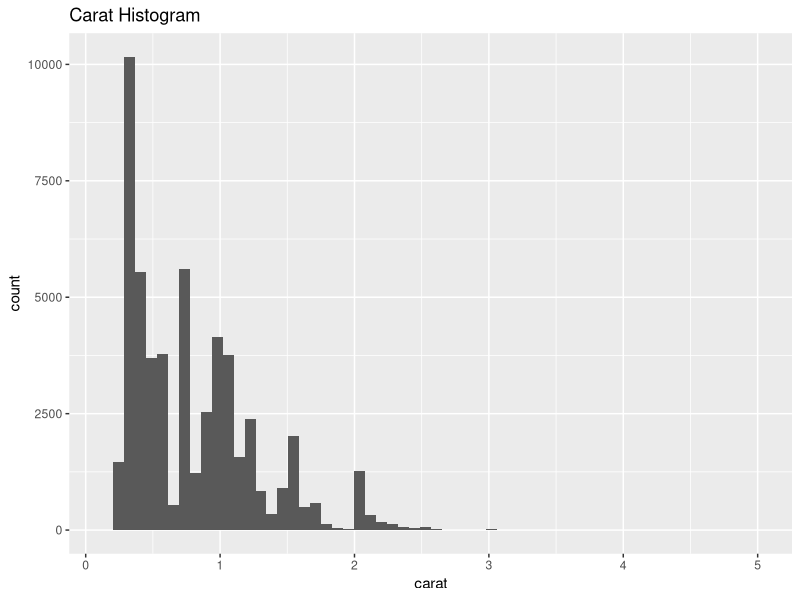
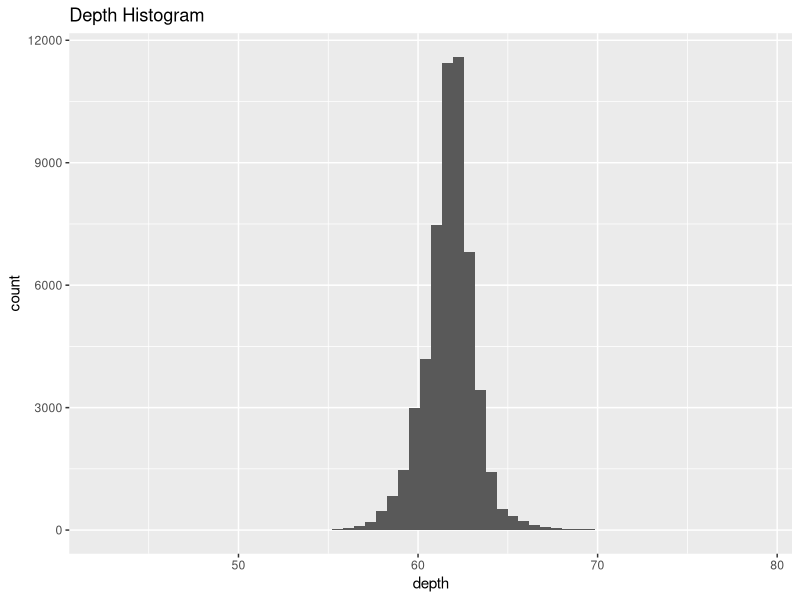
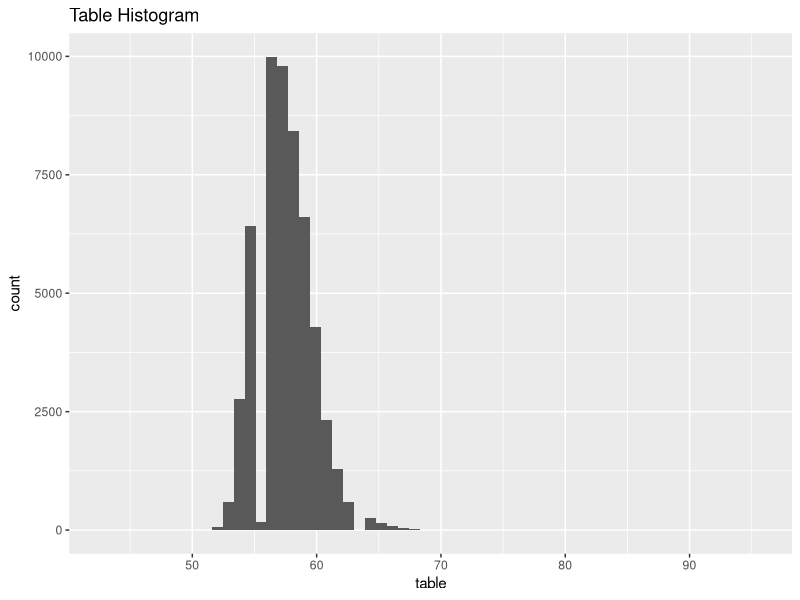
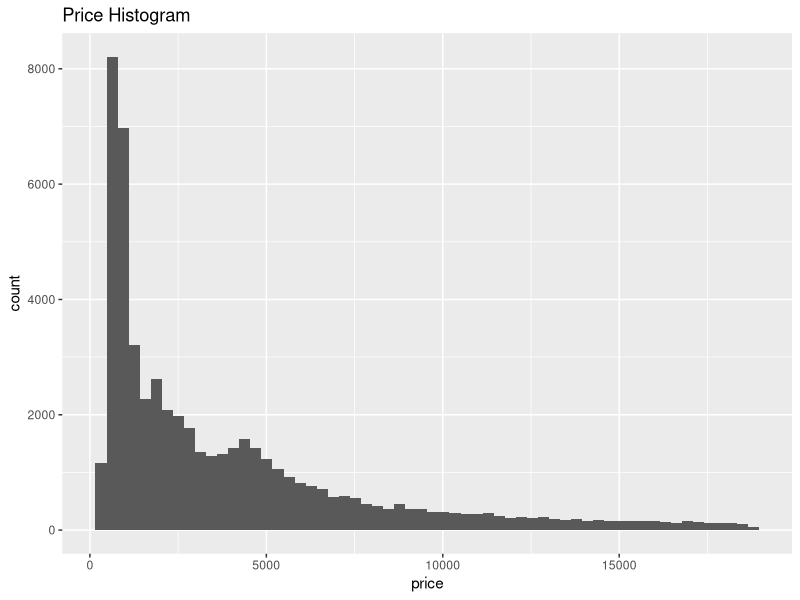
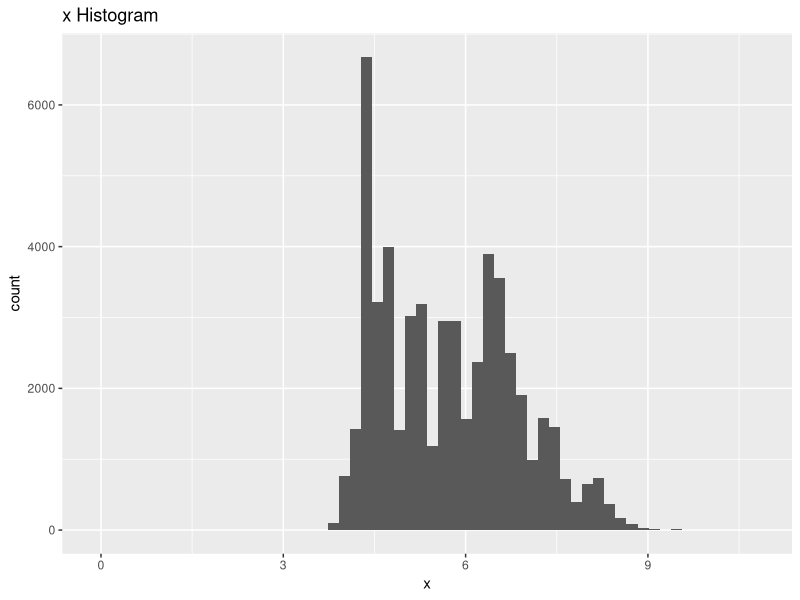
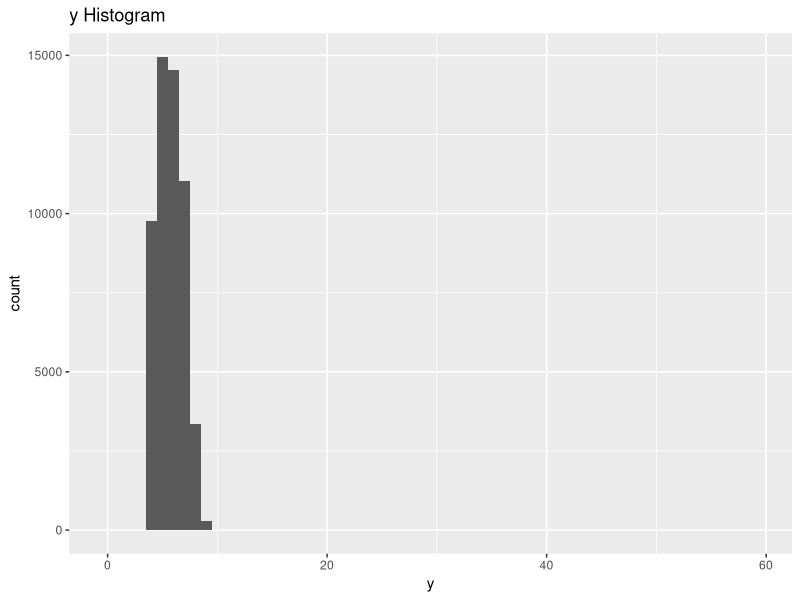
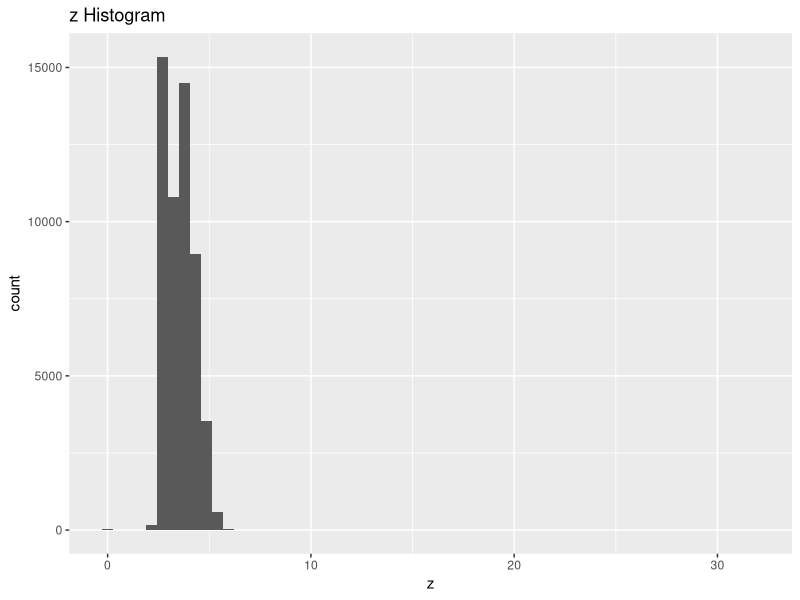
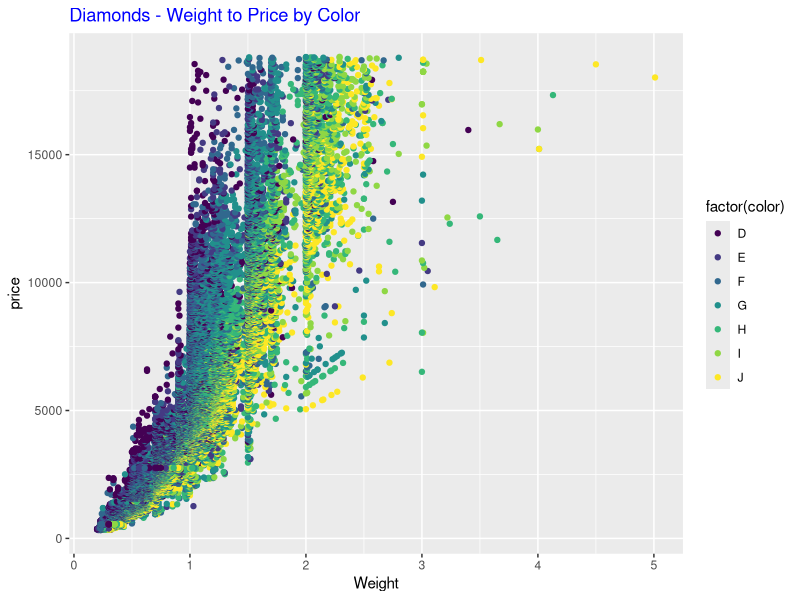

Recreate these plots in R, in order.
## ---- chunk 1
require(ggplot2)
#1 	Create a histogram for every numeric column	in the diamonds	dataset
ggplot(diamonds,aes(carat))+geom_histogram(bins = 60)+ggtitle("Carat Histogram")
#apply ggplot to the numeric column 'carat' of data set "diamonds". using geom_histogram to create histogram and add details about the histogrm behind by '+'

ggplot(diamonds,aes(depth))+geom_histogram(bins = 60)+ggtitle("Depth Histogram")
#apply ggplot to the numeric column 'depth' of data set "diamonds". using geom_histogram to create histogram and add details about the histogrm behind by '+'

ggplot(diamonds,aes(table))+geom_histogram(bins = 60)+ggtitle("Table Histogram")
#apply ggplot to the numeric column 'table' of data set "diamonds". using geom_histogram to create histogram and add details about the histogrm behind by '+'

ggplot(diamonds,aes(price))+geom_histogram(bins = 60)+ggtitle("Price Histogram")
#apply ggplot to the numeric column 'price' of data set "diamonds". using geom_histogram to create histogram and add details about the histogrm behind by '+'

ggplot(diamonds,aes(x))+geom_histogram(bins = 60)+ggtitle("x Histogram")
#apply ggplot to the numeric column 'x' of data set "diamonds". using geom_histogram to create histogram and add details about the histogrm behind by '+'

ggplot(diamonds,aes(y))+geom_histogram(bins = 60)+ggtitle("y Histogram")
#apply ggplot to the numeric column 'y' of data set "diamonds". using geom_histogram to create histogram and add details about the histogrm behind by '+'

ggplot(diamonds,aes(z))+geom_histogram(bins = 60)+ggtitle("z Histogram")
#apply ggplot to the numeric column 'z' of data set "diamonds". using geom_histogram to create histogram and add details about the histogrm behind by '+'

#2 Create a simple scatter plot of Weight and Price using Color as a facet.
ggplot(diamonds, aes(x = carat, y = price, colour = factor(color))) + geom_point()+xlab("Weight")+labs(title="Diamonds - Weight to Price by Color")+theme(plot.title = element_text(colour = "blue"))
#apply ggplot to the data set "diamonds". set x-axis be the data of carat and y-axis be the data of price by 'aes' function to create the list of unevaluated expression,and for scatter plot we use'geom_point'.finally add all details behind about the label,title and color by function 'lab' ond 'theme'.

#3Remove the non-linearity and replot
ggplot(diamonds, aes(x=log(carat), y=log(price), colour = factor(color)))+ geom_point()+xlab("Weight")+ylab("Price")+labs(title="Diamonds - Weight to Price (Linear)")+theme(plot.title = element_text(colour = "blue"))
#apply ggplot to the data set "diamonds". set x-axis be the log of carat and y-axis be the log of price in order to remove the non-linearity.using'aes' function to create the list of unevaluated expression,and for scatter plot we use'geom_point'.finally add all details behind about the label,title and color by function 'lab' ond 'theme'.

#4Remove the linear trend (create a linear model and use the transformed weight on the x-axis and the residuals on the y-axis)
ggplot(diamonds, aes(x=log(carat), y=resid(lm(log(price)~log(carat), data = diamonds)), colour = factor(color)))+geom_point()+xlab("Weight")+ylab("Price Residuals")+labs(title="Diamonds - Weight to Price (Linear)")+theme(plot.title = element_text(colour = "blue"))+theme(legend.position="top")
#apply ggplot to the data set "diamonds".still set x-axis be the log of carat. This time,use lm to fit the linear models based on the the log(price) to the log(carat),then apply function 'resid' to extracts model residuals. set the y-axis be the new variable.and for scatter plot we use'geom_point'.finally add all details behind about the label,title and color by function 'lab' ond 'theme'.
